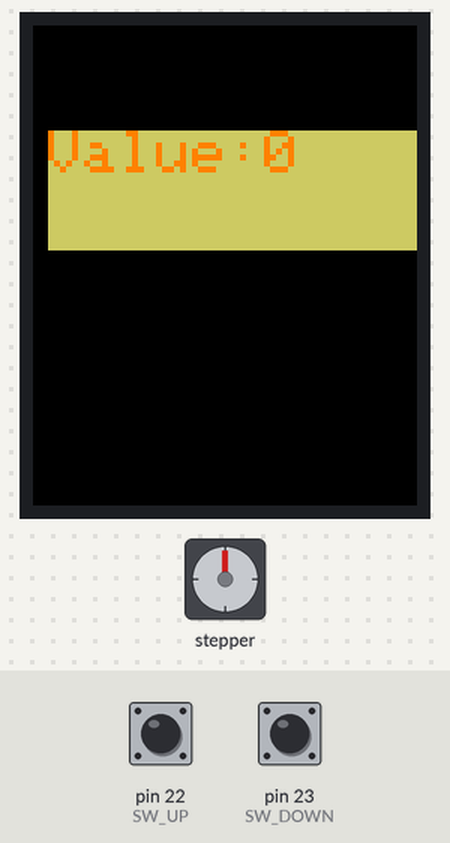
A sketch run on a simulated Arduino Mega 2560, built with avr-gcc and run on an emulated ATmega2560. On the bench: 128×160 colour display, stepper motor. The inputs (shaded band) are chosen by the test bench; at power-on: pin 22 (SW_UP) HIGH, pin 23 (SW_DOWN) HIGH. Stepper angles assume 4096 steps per turn.

Above: at 1.3 s.
1.4 s: pin 22 (SW_UP) pulled LOW for 1 s
At 3.5 s:
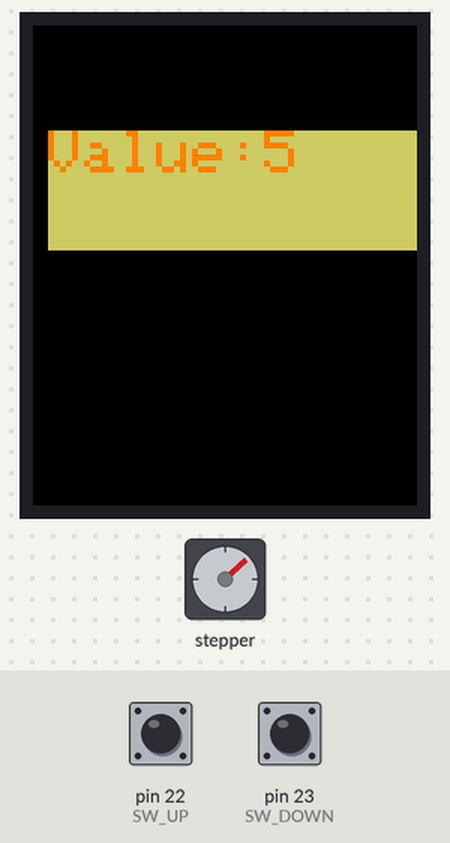
3.9 s: pin 23 (SW_DOWN) pulled LOW for 3.2 s
At 7.9 s:
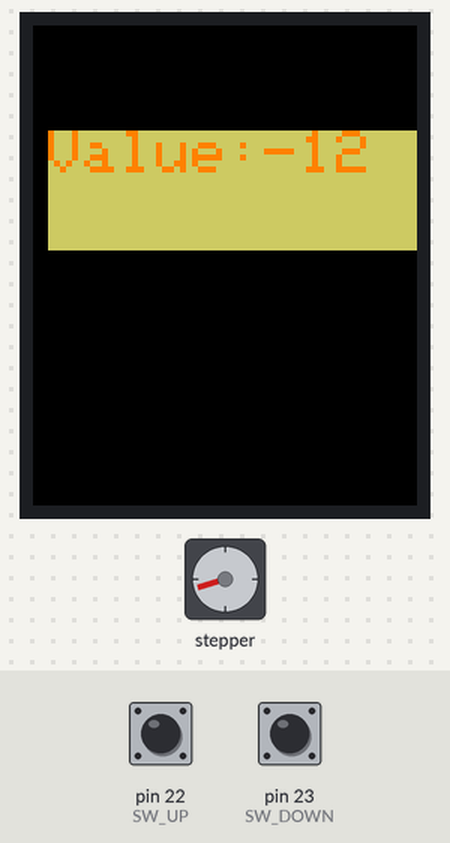
8.6 s: pin 23 (SW_DOWN) pulled LOW for 1 s
At 10.4 s:
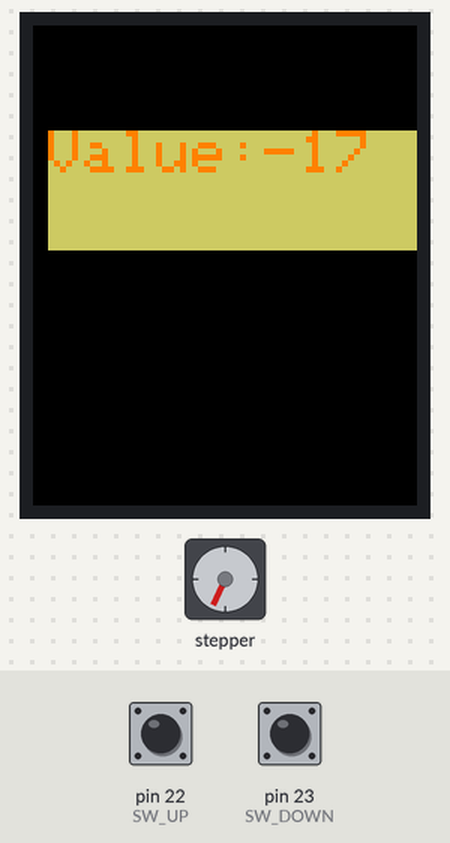
11.1 s: pin 23 (SW_DOWN) pulled LOW for 0.15 s
At 12.4 s:
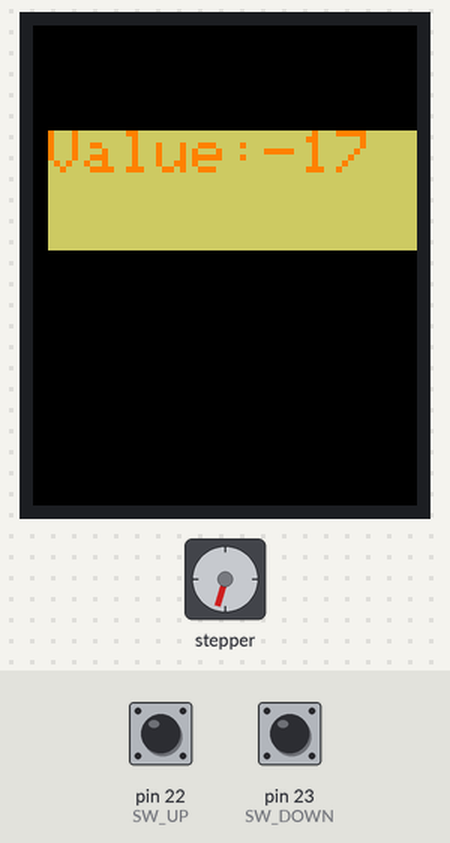
12.7 s: pin 23 (SW_DOWN) pulled LOW for 1 s
At 14.0 s:
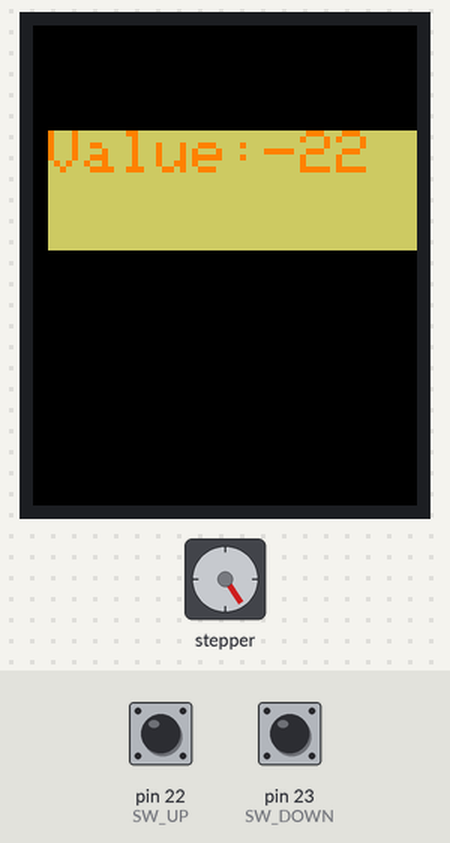
15.2 s: pin 23 (SW_DOWN) pulled LOW for 3.2 s
At 18.8 s:
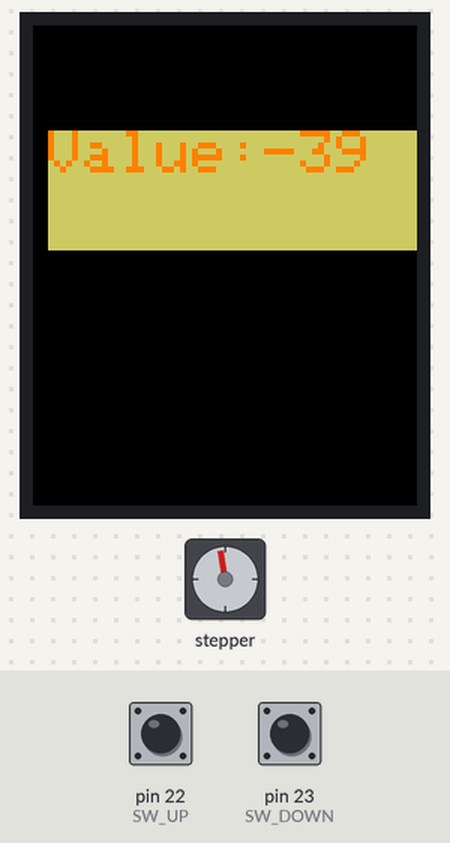
Timing chart, 0 to 20.3 s (numbered marks = the images above; inputs shaded):
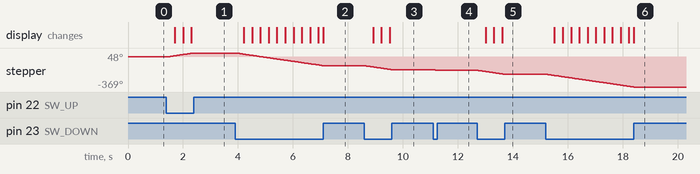

The sketch:

Smooth-motor-with-refresh.ino
```cpp
#include <AccelStepper.h>
#include <Adafruit_GFX.h>
#include <Adafruit_ST7735.h>

// —————— พิน Stepper ——————
#define IN1 24
#define IN2 25
#define IN3 26
#define IN4 27
AccelStepper stepper(AccelStepper::HALF4WIRE, IN1, IN3, IN2, IN4);

// —————— พิน TFT ——————
#define TFT_CS   53
#define TFT_DC    9
#define TFT_RST   8
Adafruit_ST7735 tft(TFT_CS, TFT_DC, TFT_RST);

// —————— พินสวิตช์ ——————
const uint8_t SW_UP   = 22;
const uint8_t SW_DOWN = 23;

// —————— ตัวแปร ——————
int counter = 0;                       // ค่าตัวนับที่แสดงบนจอ
uint16_t bgColor;                      // สีพื้นหลังตัวเลข
const float RUN_SPEED     = 600.0;     // ความเร็วขณะหมุน (step/s)
const unsigned long REFRESH_MS = 180;  // หน่วงการอัปเดตตัวนับ (ms)
unsigned long lastRefresh = 0;

void setup() {
  // —– ตั้งค่า Stepper —–
  stepper.setMaxSpeed(800.0);       // ความเร็วสูงสุด (step/s)
  stepper.setAcceleration(1000.0); // เร่งขึ้นทันที (ramp-up เกิดเร็ว)

  // —– ตั้งค่า TFT —–
  pinMode(TFT_CS, OUTPUT);
  tft.initR(INITR_BLACKTAB);
  tft.setRotation(0);
  tft.fillScreen(ST77XX_BLACK);
  tft.setTextSize(2);
  tft.setTextWrap(false);
  bgColor = tft.color565(200, 200, 100);
  tft.setTextColor(ST77XX_ORANGE, bgColor);

  // —– ตั้งค่าสวิตช์ (active-low) —–
  pinMode(SW_UP,   INPUT_PULLUP);
  pinMode(SW_DOWN, INPUT_PULLUP);

  showCounter();  // วาดค่าเริ่มต้น
}

void loop() {
  bool up   = (digitalRead(SW_UP)   == LOW);
  bool down = (digitalRead(SW_DOWN) == LOW);
  unsigned long now = millis();

  if (up) {
    stepper.setSpeed( RUN_SPEED );
    if (now - lastRefresh >= REFRESH_MS) {
      counter++;
      showCounter();
      lastRefresh = now;
    }
  }
  else if (down) {
    stepper.setSpeed( -RUN_SPEED );
    if (now - lastRefresh >= REFRESH_MS) {
      counter--;
      showCounter();
      lastRefresh = now;
    }
  }
  else {
    stepper.setSpeed(0);
    lastRefresh = now;
  }

  // ส่ง pulse ตาม speed ที่ตั้งไว้
  stepper.runSpeed();
}

// —————— ฟังก์ชันแสดงผลตัวนับ (ปรับตามวิธี 1) ——————
void showCounter() {
  // ลบพื้นที่ตัวเลขเก่า
  tft.fillRect(5, 35, 130, 40, bgColor);
  tft.setCursor(5, 35);

  // เตรียมข้อความลงบัฟเฟอร์
  char buf[16];
  sprintf(buf, "Value:%d   ", counter);

  // พิมพ์ทีละตัว แล้วให้มอเตอร์ก้าวสเต็ประหว่างพิมพ์
  for (uint8_t i = 0; buf[i] != '\0'; i++) {
    tft.print(buf[i]);
    stepper.runSpeed();
  }
}
```

Measured:
- after the input at 1.4 s, stepper: turns 48° clockwise in 0.96 s, starting at once; the display: first changes after 0.30 s (image 1 shows a later state)
- after the input at 3.9 s, stepper: turns 156° counter-clockwise in 3.2 s, starting at once; the display: first changes after 0.32 s (image 2 shows a later state)
- after the input at 8.6 s, stepper: turns 48° counter-clockwise in 0.96 s, starting at once; the display: first changes after 0.32 s (image 3 shows a later state)
- after the input at 12.7 s, stepper: turns 49° counter-clockwise in 0.99 s, starting at once; the display: first changes after 0.31 s (image 5 shows a later state)
- after the input at 15.2 s, stepper: turns 156° counter-clockwise in 3.2 s, starting at once; the display: first changes after 0.32 s (image 6 shows a later state)
